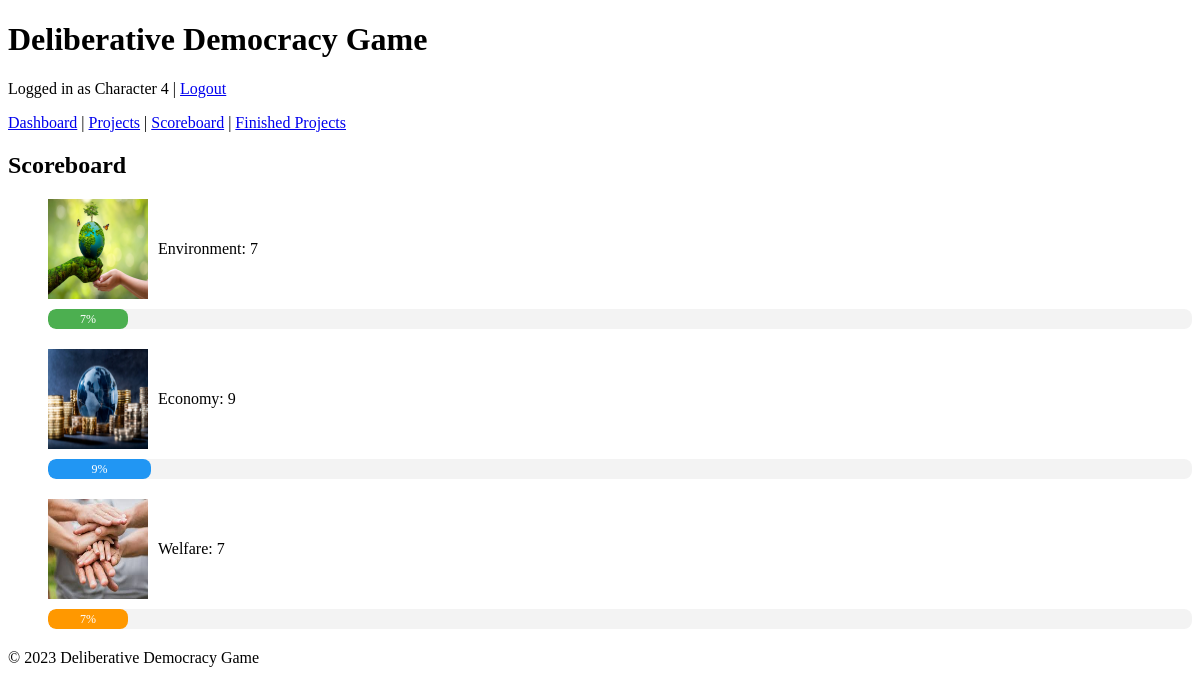
/scoreboard (signed in), run on an earlier commit of the app's database.
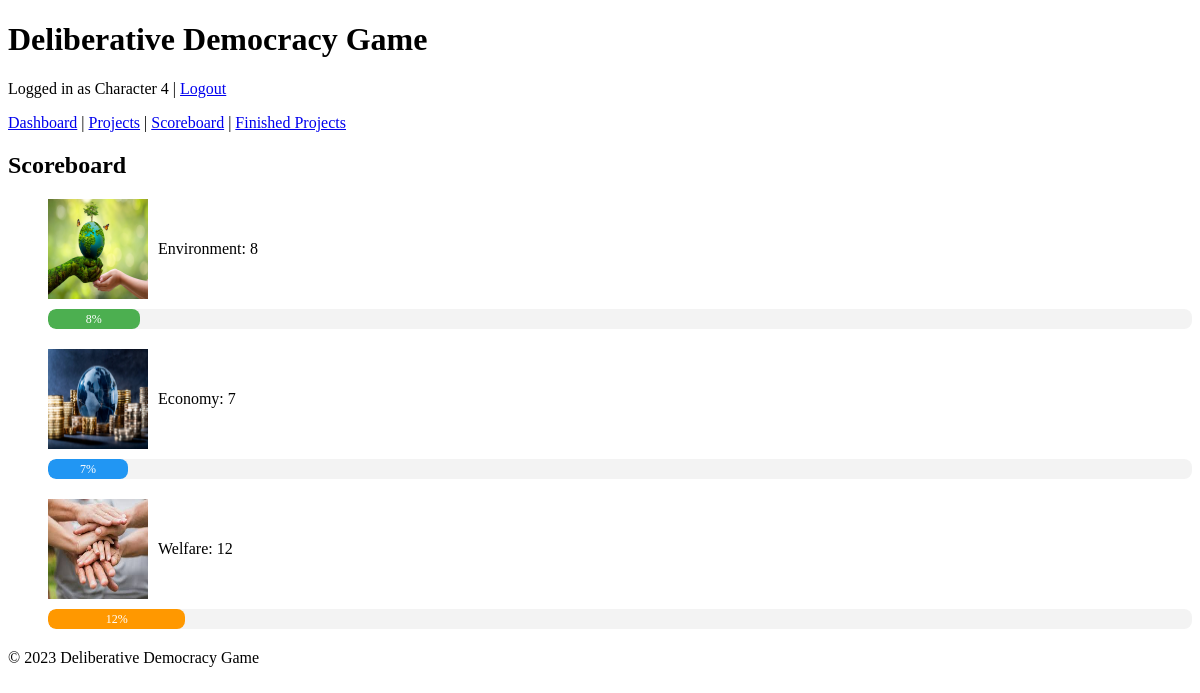
And on a later commit of the database.
### app/models.py (models this page shows, shortened)
class User(UserMixin, db.Model):
    __tablename__ = "users"
    id = db.Column(db.Integer, primary_key=True)
    character_name = db.Column(db.String(64), unique=True, nullable=False)
    interests = db.Column(db.Text, nullable=True)
    utility_criteria = db.Column(db.Text, nullable=True)
    starting_resources = db.Column(db.Text, nullable=True)
    reading = db.Column(db.Text, nullable=True)
    resources = db.relationship("Resource", backref="user", lazy=True)
    metrics = db.relationship("Metric", backref="user", lazy=True)

class CommonMetric(db.Model):
    __tablename__ = "common_metrics"
    id = db.Column(db.Integer, primary_key=True)
    type = db.Column(
        db.String(64), nullable=False
    )  # 'Environment', 'Economy', 'Welfare'
    value = db.Column(db.Integer, default=0, nullable=False)

### app/routes.py (the view)
@main.route("/scoreboard")
@login_required
def score_board():
    common_metrics = CommonMetric.query.all()
    return render_template("score_board.html", metrics=common_metrics)

### app/routes.py (called while the page is built)
@login_manager.user_loader
def load_user(user_id):
    return User.query.get(int(user_id))

### app/templates/score_board.html (shortened to what this page needs)
{% extends "base.html" %}
{% block content %}
<h2>Scoreboard</h2>
<ul>
    {% for metric in metrics %}
    <li class="metric-container">
        <img src="{{ url_for('static', filename='images/' + metric.type | lower + '.png') }}"
            alt="{{ metric.type }} icon" class="metric-icon">
        {{ metric.type }}: {{ metric.value }}
    </li>
    <div class="progress-bar-container">
        <div class="progress-bar {{ metric.type | lower }}" style="width: {{ metric.value }}%; max-width: 100%;">
            {{ metric.value }}%
        </div>
    </div>
    {% endfor %}
</ul>
{% endblock %}

### app/templates/base.html (shortened to what this page needs)
<!DOCTYPE html>
<html lang="en">
<head>
    <link rel="stylesheet" href="{{ url_for('static', filename='css/styles.css') }}">
</head>
<body>
    <header>
        <h1>Deliberative Democracy Game</h1>
        {% if current_user.is_authenticated %}
        <p>Logged in as {{ current_user.character_name }} | <a href="{{ url_for('main.logout') }}">Logout</a></p>
        {% endif %}
        <nav>
            <a href="{{ url_for('main.dashboard') }}">Dashboard</a> |
            <a href="{{ url_for('main.project_list') }}">Projects</a> |
            <a href="{{ url_for('main.score_board') }}">Scoreboard</a> |
            <a href="{{ url_for('main.finished_projects') }}">Finished Projects</a>
        </nav>
    </header>
    <main>
        {% block content %}{% endblock %}
    </main>
    <footer>
        <p>&copy; 2023 Deliberative Democracy Game</p>
    </footer>
</body>
</html>

### app/static/css/styles.css (style rules this page uses)
.progress-bar-container { width: 100%; background-color: #f3f3f3; border-radius: 8px; margin-bottom: 20px; overflow: hidden; position: relative; }
.progress-bar { height: 20px; border-radius: 8px; text-align: center; color: white; font-size: 12px; line-height: 20px; width: 0; transition: width 1s ease-in-out; }
.progress-bar.environment { background-color: #4caf50; }
.progress-bar.economy { background-color: #2196f3; }
.progress-bar.welfare { background-color: #ff9800; }
.metric-container { display: flex; align-items: center; margin-bottom: 10px; }
.metric-icon { margin-right: 10px; width: 100px; height: 100px; }

What changed in the data, as far as the page shows it:
changed CommonMetric "Environment": value "7" → "8"
changed CommonMetric "Economy": value "9" → "7"
changed CommonMetric "Welfare": value "7" → "12"
